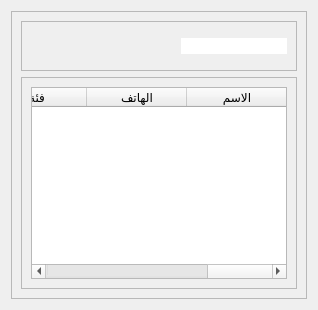
               <widget class="QWidget" name="tab_41">
                <attribute name="title">
                 <string>كل المبيعات</string>
                </attribute>
                <layout class="QGridLayout" name="gridLayout_75">
                 <item row="0" column="0">
                  <widget class="QFrame" name="frame_10">
                   <property name="frameShape">
                    <enum>QFrame::StyledPanel</enum>
                   </property>
                   <property name="frameShadow">
                    <enum>QFrame::Raised</enum>
                   </property>
                   <layout class="QGridLayout" name="gridLayout_22">
                    <item row="0" column="0">
                     <widget class="QFrame" name="frame_74">
                      <property name="minimumSize">
                       <size>
                        <width>0</width>
                        <height>50</height>
                       </size>
                      </property>
                      <property name="frameShape">
                       <enum>QFrame::StyledPanel</enum>
                      </property>
                      <property name="frameShadow">
                       <enum>QFrame::Raised</enum>
                      </property>
                      <layout class="QHBoxLayout" name="horizontalLayout_33">
                       <item>
                        <widget class="QPushButton" name="pushButton_78">
                         <property name="styleSheet">
                          <string notr="true">border:0;</string>
                         </property>
                         <property name="text">
                          <string/>
                         </property>
                         <property name="icon">
                          <iconset resource="resources.qrc">
                           <normaloff>:/blue/icons/home.svg</normaloff>:/blue/icons/home.svg</iconset>
                         </property>
                         <property name="iconSize">
                          <size>
                           <width>30</width>
                           <height>30</height>
                          </size>
                         </property>
                        </widget>
                       </item>
                       <item>
                        <spacer name="horizontalSpacer_13">
                         <property name="orientation">
                          <enum>Qt::Horizontal</enum>
                         </property>
                         <property name="sizeHint" stdset="0">
                          <size>
                           <width>40</width>
                           <height>20</height>
                          </size>
                         </property>
                        </spacer>
                       </item>
                       <item>
                        <widget class="QLabel" name="label_220">
                         <property name="minimumSize">
                          <size>
                           <width>25</width>
                           <height>25</height>
                          </size>
                         </property>
                         <property name="maximumSize">
                          <size>
                           <width>30</width>
                           <height>30</height>
                          </size>
                         </property>
                         <property name="text">
                          <string/>
                         </property>
                         <property name="pixmap">
                          <pixmap resource="resources2.qrc">:/yellow/icons/yellow/search.svg</pixmap>
                         </property>
                         <property name="scaledContents">
                          <bool>true</bool>
                         </property>
                        </widget>
                       </item>
                       <item>
                        <widget class="QLineEdit" name="sales_search">
                         <property name="styleSheet">
                          <string notr="true">border-radius:0</string>
                         </property>
                        </widget>
                       </item>
                      </layout>
                     </widget>
                    </item>
                    <item row="1" column="0">
                     <widget class="QFrame" name="frame_75">
                      <property name="sizePolicy">
                       <sizepolicy hsizetype="Expanding" vsizetype="Expanding">
                        <horstretch>0</horstretch>
                        <verstretch>0</verstretch>
                       </sizepolicy>
                      </property>
                      <property name="frameShape">
                       <enum>QFrame::StyledPanel</enum>
                      </property>
                      <property name="frameShadow">
                       <enum>QFrame::Raised</enum>
                      </property>
                      <layout class="QGridLayout" name="gridLayout_72">
                       <item row="0" column="0">
                        <widget class="QTableWidget" name="tableWidget_14">
                         <property name="layoutDirection">
                          <enum>Qt::RightToLeft</enum>
                         </property>
                         <column>
                          <property name="text">
                           <string>الاسم</string>
                          </property>
                         </column>
                         <column>
                          <property name="text">
                           <string>الهاتف</string>
                          </property>
                         </column>
                         <column>
                          <property name="text">
                           <string>فئة</string>
                          </property>
                         </column>
                         <column>
                          <property name="text">
                           <string>الباقة </string>
                          </property>
                         </column>
                         <column>
                          <property name="text">
                           <string>القيمة</string>
                          </property>
                         </column>
                         <column>
                          <property name="text">
                           <string>تاريخ الانتهاء</string>
                          </property>
                         </column>
                         <column>
                          <property name="text">
                           <string>رقم الفاتورة</string>
                          </property>
                         </column>
                        </widget>
                       </item>
                      </layout>
                     </widget>
                    </item>
                   </layout>
                  </widget>
                 </item>
                </layout>
               </widget>
